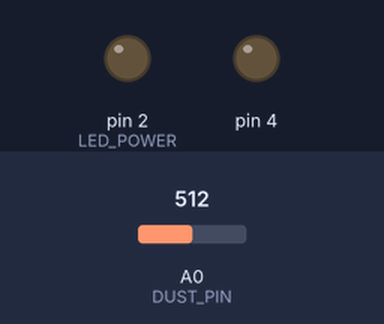
The sketch below on a simulated Arduino Uno, built with avr-gcc and run on an emulated ATmega328P. On the bench: output pins drawn as LEDs (lit = HIGH). The test bench sets the inputs (shaded band); at power-on: A0 (DUST_PIN) = 512. What the sketch prints to the serial monitor is not drawn.

Above: at 0.16 s.
At 5.2 s:
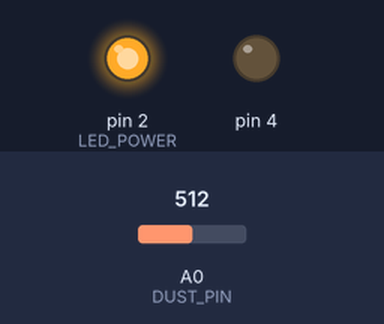
Timing chart, 0 to 13.3 s (numbered marks = the images above):
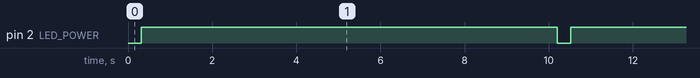

Measured:
- by itself, pin 2 (LED_POWER): alternates HIGH for 9.9 s and LOW for 0.32 s

The sketch:

Sharp.ino
```cpp
#define DUST_PIN 0
int dustVal = 0;

#define LED_POWER 2
int delayTime = 280;
int delayTime2 = 40;
float offTime = 9680;
void setup()
{
	Serial.begin(9600);
	pinMode(LED_POWER, OUTPUT);
	pinMode(4, OUTPUT);
}

void loop()
{
	// ledPower is any digital pin on the arduino connected to Pin 3 on the sensor
	digitalWrite(LED_POWER, LOW); // power on the LED
	delay(delayTime);
	dustVal = analogRead(DUST_PIN); // read the dust value via pin 5 on the sensor
	delay(delayTime2);
	digitalWrite(LED_POWER, HIGH); // turn the LED off
	delay(offTime);

	delay(200);
	Serial.print("Dust value: ");
	Serial.println(dustVal);
}
```
